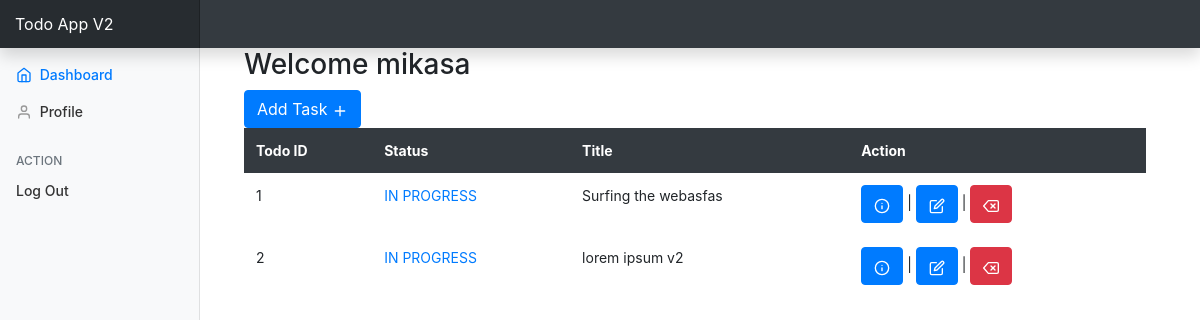
Page /views/user/view_user_home.php (signed in) on the committed database.
### tables this page shows
CREATE TABLE `todos` (
  `todo_id` int(11) NOT NULL,
  `user_id` int(11) NOT NULL,
  `title` varchar(40) NOT NULL,
  `content` text NOT NULL,
  `status` enum('IN PROGRESS','DONE') NOT NULL,
  `date_created` timestamp NOT NULL DEFAULT current_timestamp(),
  `date_updated` timestamp NOT NULL DEFAULT current_timestamp()
);

### model/config.php (called while the page is built, shortened)
<?php
function query($query, $con) {
    return $con->query($query);
}

### views/user/view_user_home.php (the view, shortened to what this page needs)
<?php
$root = $_SERVER['DOCUMENT_ROOT'];
require $root . "/TODOapp/model/config.php";
$userCountTodo = 0;
$user = $_SESSION["status"]["user"];
$user_id = $_SESSION["status"]["user_id"];
$sql = "SELECT * FROM todos WHERE user_id='$user_id'";
$result = query($sql, $mysqli);
?>
<?php require "../template/header.php"; ?>
<div class="container-fluid">
    <nav class="col-md-2 d-none d-md-block bg-light sidebar">
        <div class="sidebar-sticky">
            <ul class="nav flex-column">
                <li class="nav-item">
                    <a href="#" class="nav-link active">
                        <span data-feather="home"></span>
                        Dashboard
                    </a>
                </li>
                <li class="nav-item">
                    <a href="#" class="nav-link">
                        <span data-feather="user"></span>
                        Profile
                    </a>
                </li>
            </ul>
            <h6 class="sidebar-heading d-flex justify-content-between align-items-center px-3 mt-4 mb-1 text-muted">
                <span>Action</span>
            </h6>
            <ul class="nav flex-column mb-2">
                <li class="nav-item">
                    <a href="../../controller/Logout.php" class="nav-link">Log Out</a>
                </li>
            </ul>
        </div>
    </nav>
<main class="col-md-9 col-lg-10 ml-sm-auto px-4" role="main">
    <h3>Welcome <?php echo $user; ?></h3>
            <div class="row">
                <div class="col-md-6">
                    <a href="view_add_todo.php" class="btn btn-primary">Add Task <span data-feather="plus"></span></a>
                </div>
            </div>
            <table class="table table-borderless table-hover">
                <thead class="thead-dark">
                        <th>Todo ID</th>
                        <th>Status</th>
                        <th>Title</th>
                        <th colspan="4">Action</th>
                </thead>
                <?php if(mysqli_num_rows($result) > 0) : ?>
                    <?php while($data = mysqli_fetch_assoc($result)) :?>
                    <tr>
                        <td><?php $count = ++$userCountTodo;
                                    echo $count;
                            ?>
                        </td>
                        <td>
                            <?php
                                if($data["status"] == "DONE") {
                                    echo "<span class='text-success'>DONE</span>";
                                } else {
                                    echo "<span class='text-primary'>IN PROGRESS</span>";
                                }
                            ?>
                        </td>
                        <td><?php echo $data["title"]; ?></td>
                        <td>
                            <form action="../../controller/Todo.php" method="post">
                                <a href="view_todo.php?t_id=<?php echo $data["todo_id"];?>&u_id=<?php echo $data["user_id"]; ?>&c=<?php echo $count; ?>" class="btn btn-primary"><span data-feather="info"></span></a> |
                                <a href="view_edit_todo.php?id=<?php echo $data["todo_id"];?>&c=<?php echo $count; ?>" class="btn btn-primary"><span data-feather="edit"></span></a> |
                                <button type="submit" class="btn btn-danger" value="Delete"><span data-feather="delete"></span></button>
                            </form>
                        </td>
                    </tr>
                    <?php endwhile; ?>
                <?php endif; ?>
            </table>
</main>
</div>
<?php require "../template/footer.php"; ?>

### views/styles/dashboard.css (style rules this page uses)
body { font-size: .875rem; }
.feather { width: 16px; height: 16px; vertical-align: text-bottom; }
.sidebar { position: fixed; top: 0; bottom: 0; left: 0; z-index: 100; padding: 48px 0 0; box-shadow: inset -1px 0 0 rgba(0, 0, 0, .1); }
.sidebar-sticky { position: relative; top: 0; height: calc(100vh - 48px); padding-top: .5rem; overflow-x: hidden; overflow-y: auto; }
.sidebar .nav-link { font-weight: 500; color: #333; }
.sidebar .nav-link .feather { margin-right: 4px; color: #999; }
.sidebar .nav-link.active { color: #007bff; }
.sidebar .nav-link:hover .feather, .sidebar .nav-link.active .feather { color: inherit; }
.sidebar-heading { font-size: .75rem; text-transform: uppercase; }
[role="main"] { padding-top: 133px; }
@media (min-width: 768px) { [role="main"] { padding-top: 48px; } }

### rows in the picture
todos: count "1", status "IN PROGRESS", title "Surfing the webasfas"
todos: count "2", status "IN PROGRESS", title "lorem ipsum v2"

### other values in the picture
$user "mikasa"
